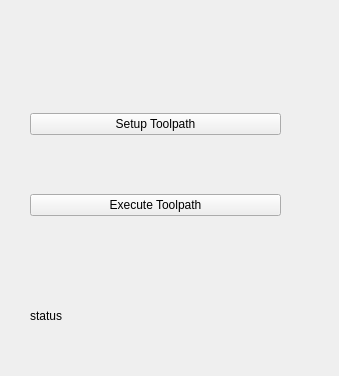
<?xml version="1.0" encoding="UTF-8"?>
<ui version="4.0">
 <class>widget</class>
 <widget class="QWidget" name="widget">
  <property name="geometry">
   <rect>
    <x>0</x>
    <y>0</y>
    <width>339</width>
    <height>376</height>
   </rect>
  </property>
  <property name="windowTitle">
   <string>Toolpath Interface</string>
  </property>
  <widget class="QLabel" name="label_status">
   <property name="geometry">
    <rect>
     <x>30</x>
     <y>280</y>
     <width>251</width>
     <height>71</height>
    </rect>
   </property>
   <property name="text">
    <string>status</string>
   </property>
  </widget>
  <widget class="QWidget" name="verticalLayoutWidget">
   <property name="geometry">
    <rect>
     <x>30</x>
     <y>60</y>
     <width>251</width>
     <height>211</height>
    </rect>
   </property>
   <layout class="QVBoxLayout" name="verticalLayout">
    <item>
     <widget class="QPushButton" name="button_setup">
      <property name="text">
       <string>Setup Toolpath</string>
      </property>
      <property name="checkable">
       <bool>true</bool>
      </property>
     </widget>
    </item>
    <item>
     <widget class="QPushButton" name="button_execute">
      <property name="text">
       <string>Execute Toolpath</string>
      </property>
      <property name="checkable">
       <bool>true</bool>
      </property>
     </widget>
    </item>
   </layout>
  </widget>
 </widget>
 <resources/>
 <connections/>
</ui>
